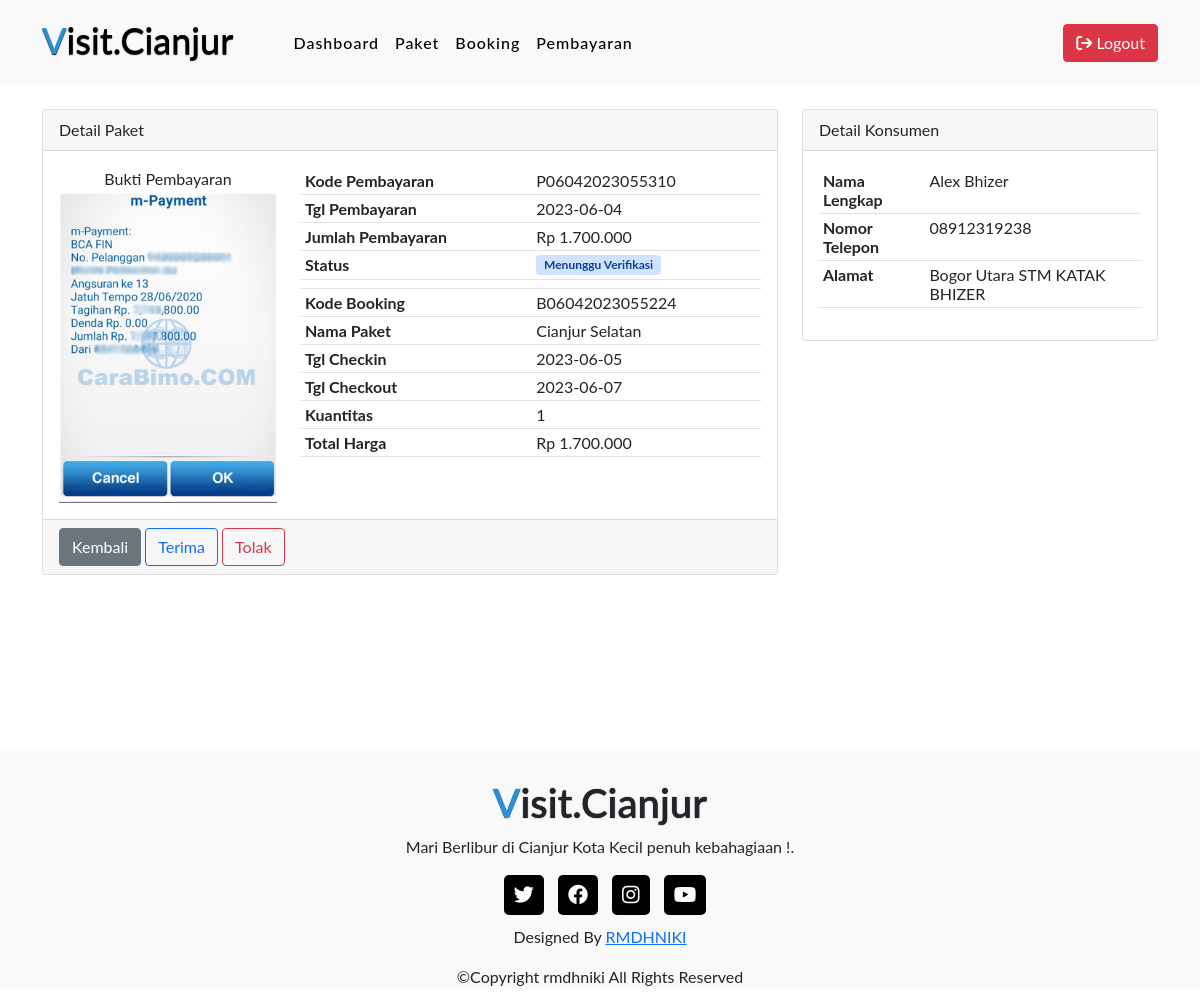
/admin/payments/detail.php?id=1 (signed in), run on the app's committed database.
### tables this page shows
CREATE TABLE `payments` (
  `id` int(11) NOT NULL,
  `booking_id` int(11) DEFAULT NULL,
  `code` varchar(191) NOT NULL,
  `proof_payment` text,
  `payment_date` date DEFAULT NULL,
  `status` int(11) DEFAULT NULL COMMENT '0=pending, 1=diterima, 2=ditolak'
);

CREATE TABLE `bookings` (
  `id` int(11) NOT NULL,
  `user_id` int(11) NOT NULL,
  `package_id` int(11) NOT NULL,
  `code` varchar(191) NOT NULL,
  `check_in_date` date NOT NULL,
  `check_out_date` date NOT NULL,
  `quantity` int(11) NOT NULL,
  `total_price` varchar(191) NOT NULL,
  `status` int(11) NOT NULL COMMENT '0=pending, 1=proses, 2=sukses, 3=gagal'
);

CREATE TABLE `packages` (
  `id` int(11) NOT NULL,
  `name` varchar(191) NOT NULL,
  `description` longtext,
  `image` text NOT NULL,
  `price` varchar(191) NOT NULL,
  `rating` int(5) NOT NULL
);

CREATE TABLE `users` (
  `id` int(11) NOT NULL,
  `username` varchar(50) NOT NULL,
  `full_name` varchar(191) NOT NULL,
  `phone_number` varchar(15) DEFAULT NULL,
  `address` text,
  `password` varchar(191) NOT NULL,
  `level` enum('Admin','Pengguna') NOT NULL
);

### admin/payments/detail.php (called while the page is built, shortened)
<?php
require('../../function.php');
if(isset($_GET['id'])){
    $payment = getPaymentDetailAdmin($_GET['id']);
}
require '../../views/partials/header.php';
require '../../views/partials/navbar.php';
require '../../views/admin/payments/detail.view.php';
require '../../views/partials/footer.php';

### function.php (called while the page is built, shortened)
<?php
function connectDB() {
    $host     = "localhost";
    $username = "root";
    $password = "";
    $database = "223040046_tubes";
    $conn = mysqli_connect($host, $username, $password, $database);
    return $conn;
}
function getPaymentDetailAdmin($id) {
    $conn = connectDB();
    $waitingVerification = '<span class="badge alert-primary">Menunggu Verifikasi</span>';
    $success = '<span class="badge alert-success">Berhasil</span>';
    $rejected = '<span class="badge alert-danger">Ditolak</span>';
    $stmt = $conn->prepare("SELECT
        payments.*,
        CASE
            WHEN payments.status = 0 THEN '$waitingVerification'
            WHEN payments.status = 1 THEN '$success'
            WHEN payments.status = 2 THEN '$rejected'
        END AS payment_status,
        total_price,
        packages.name as package_name,
        users.full_name as customer_name,
        bookings.code as booking_code,
        bookings.check_in_date,
        bookings.check_out_date,
        bookings.quantity,
        bookings.total_price,
        users.full_name,
        users.phone_number,
        users.address
    FROM payments
    LEFT JOIN bookings ON payments.booking_id = bookings.id
    LEFT JOIN packages ON bookings.package_id = packages.id
    LEFT JOIN users ON bookings.user_id = users.id
    WHERE payments.id = ?");
    $stmt->bind_param("i", $id);
    $stmt->execute();
    $result = $stmt->get_result();
    $data = $result->fetch_assoc();
    return $data;
}
function formatRupiah($angka) {
    $rupiah = number_format($angka, 0, ',', '.');
    return 'Rp ' . $rupiah;
}

### views/admin/payments/detail.view.php (the view, shortened to what this page needs)
<section>
    <div class="container mt-4">
        <div class="row justify-content-center">
            <div class="col-md-8 mb-4">
                <div class="card">
                    <div class="card-header">
                        <div class="row">
                            <div class="col-6">Detail Paket</div>
                        </div>
                    </div>
                    <div class="card-body">
                        <div class="row">
                            <div class="col-md-4 m-auto text-center">
                                <span>Bukti Pembayaran</span>
                                <img src="<?= BASE_URL . '/images/payments/' .$payment['proof_payment']?>" class="img-fluid" alt="">
                            </div>
                            <div class="col-md-8">
                                <table class="table table-sm">
                                    <tbody>
                                        <tr><th>Kode Pembayaran</th><td><?= $payment['code']?></td></tr>
                                        <tr><th>Tgl Pembayaran</th><td><?= $payment['payment_date']?></td></tr>
                                        <tr><th>Jumlah Pembayaran</th><td><?= formatRupiah($payment['total_price'])?></td></tr>
                                        <tr><th>Status</th><td><?= $payment['payment_status']?></td></tr>
                                        <tr><th></th><td></td></tr>
                                        <tr><th>Kode Booking</th><td><?= $payment['booking_code']?></td></tr>
                                        <tr><th>Nama Paket</th><td><?= $payment['package_name']?></td></tr>
                                        <tr><th>Tgl Checkin</th><td><?= $payment['check_in_date']?></td></tr>
                                        <tr><th>Tgl Checkout</th><td><?= $payment['check_out_date']?></td></tr>
                                        <tr><th>Kuantitas</th><td><?= $payment['quantity']?></td></tr>
                                        <tr><th>Total Harga</th><td><?= formatRupiah($payment['total_price'])?></td></tr>
                                    </tbody>
                                </table>
                            </div>
                        </div>
                    </div>
                    <div class="card-footer">
                        <a href="<?= BASE_URL ?>/admin/payments" class="btn btn-secondary">Kembali</a>
                        <?php if($payment['status'] == 0): ?>
                            <a href="approve.php?id=<?= $payment['id'] ?>" class="btn btn-outline-primary" onclick="return confirm('apakah yakin ingin menerima pembayaran dengan kode <?= $payment['code'] ?>?');">Terima</a>
                            <a href="rejected.php?id=<?= $payment['id'] ?>" class="btn btn-outline-danger" onclick="return confirm('apakah yakin ingin menolak pembayaran dengan kode <?= $payment['code'] ?>?');">Tolak</a>
                        <?php endif; ?>
                    </div>
                </div>
            </div>
            <div class="col-md-4">
                <div class="card">
                    <div class="card-header">
                        <div class="row">
                            <div class="col-6">Detail Konsumen</div>
                        </div>
                    </div>
                    <div class="card-body">
                        <div class="row">
                            <div class="col-md-12">
                                <table class="table table-sm">
                                    <tbody>
                                        <tr><th>Nama Lengkap</th><td><?= $payment['full_name']?></td></tr>
                                        <tr><th>Nomor Telepon</th><td><?= $payment['phone_number']?></td></tr>
                                        <tr><th>Alamat</th><td><?= $payment['address']?></td></tr>
                                    </tbody>
                                </table>
                            </div>
                        </div>
                    </div>
                </div>
            </div>
        </div>
    </div>
</section>

### css/style.css (style rules this page uses)
* { margin: 0; padding: 0; box-sizing: border-box; text-decoration: none; list-style: none; scroll-behavior: smooth; font-family: "Lato", sans-serif; }

### data on the page
payments: proof_payment (picture), code "P06042023055310", payment_date "2023-06-04", booking.total_price "Rp 1.700.000", booking.code "B06042023055224", packages.name "Cianjur Selatan", booking.check_in_date "2023-06-05", booking.check_out_date "2023-06-07", booking.quantity "1", users.full_name "Alex Bhizer", users.phone_number "08912319238", users.address "Bogor Utara STM KATAK BHIZER"

### other printed values
$payment['payment_status'] "Menunggu Verifikasi"
